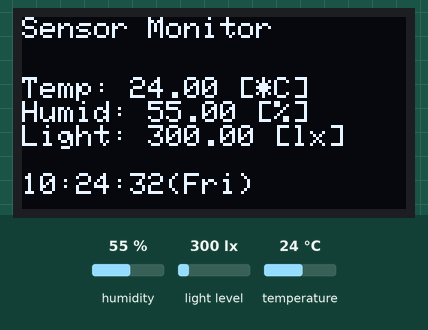
The sketch below on a simulated ESP8266 (NodeMCU). Shown: 128×64 one-colour display. Inputs (shaded band) come from the test bench; at power-on: humidity 55 %, light level 300 lx, temperature 24 °C. WiFi joins after 1.5 s; servers stay silent unless stated; network time is answered at once with the bench clock; the local clock reads 2024-03-15 10:24:30 at power-on unless the sketch sets it; what the sketch prints to the serial monitor is not drawn.

Above: at 2.7 s.
2.8 s: humidity set to 22 %
At 4.4 s:
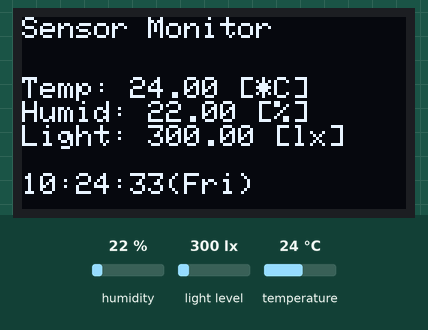
6.2 s: light level set to 40 lx
At 7.6 s:
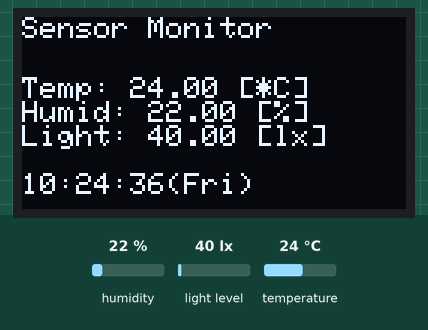
9.3 s: temperature set to 12 °C
At 10.8 s:
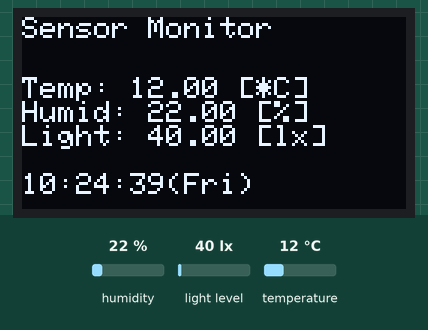
12.5 s: light level set to 500 lx
At 13.9 s:
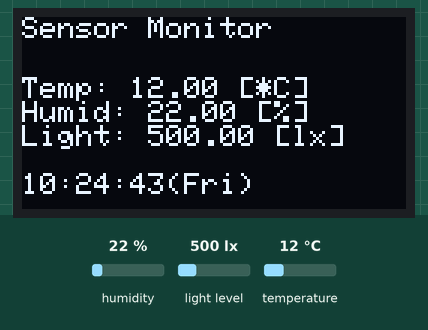
15.6 s: humidity set to 40 %
At 17.1 s:
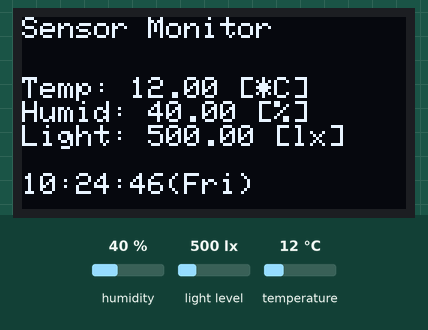
18.8 s: light level set to 1000 lx
At 19.7 s:
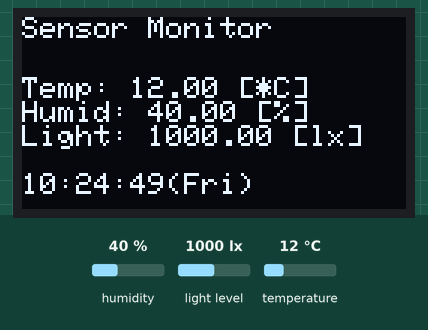
Timing chart, 0 to 21.8 s (numbered marks = the images above; inputs shaded):
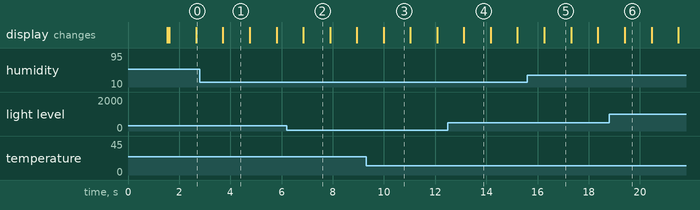

Measured:
- what the display in image 1 shows lasts 1.1 s, from 3.7 s to 4.8 s
- what the display in image 2 shows lasts 1.1 s, from 6.8 s to 7.9 s

The sketch:

09_arduino_DHT11_BH1750_NTP_OLED.ino
```cpp
#include <NTPClient.h>
#include <ESP8266WiFi.h>
#include <WiFiUdp.h>

#include "DHT.h"
#define DHTPIN D4
#define DHTTYPE DHT11

#include <Wire.h>
#include <BH1750.h>

#include <Adafruit_GFX.h>
#include <Adafruit_SSD1306.h>
#define SCREEN_WIDTH 128
#define SCREEN_HEIGHT 64
#define OLED_RESET -1

DHT dht(DHTPIN, DHTTYPE);
BH1750 lightMeter;
Adafruit_SSD1306 display(SCREEN_WIDTH, SCREEN_HEIGHT, &Wire, OLED_RESET);

const char *ssid = "myWifi";
const char *password = "myPass";

WiFiUDP udp;
NTPClient timeClient(udp, "kr.pool.ntp.org", 32400, 900000);
char daysOfTheWeek[7][6] = { "Sun", "Mon", "Tue", "Wed",  "Thu", "Fri",  "Sat" };


void setup( ) {
  Serial.begin(9600);

  /** 온습도 센서 초기화 */
  dht.begin();

  /** 조도 센서 초기화 */
  Wire.begin();
  lightMeter.begin();
  Serial.println(F("BH1750 Test begin"));

  /** WiFi 접속 */
  WiFi.begin(ssid, password);
  while( WiFi.status( ) != WL_CONNECTED ) {
    delay(500);    Serial.print(".");
  }

  /** NTP 초기화 */
  timeClient.begin( );
  timeClient.update( );

  /** OLED 초기화 */
  if(!display.begin(SSD1306_SWITCHCAPVCC, 0x3C)) {
    Serial.println(F("OLED(SSD1306) allocation failed"));
    for(;;); // Don't proceed, loop forever
  }
  display.clearDisplay();
  display.setTextColor(WHITE);
}//end of setup

void loop() {

  /** NTP 시간 출력 */
  timeClient.update( );
  Serial.print( timeClient.getHours( ) );
  Serial.print(":");
  Serial.print( timeClient.getMinutes( ) );
  Serial.print(":");
  Serial.print( timeClient.getSeconds( ) );
  Serial.print("(");
  Serial.print( daysOfTheWeek[ timeClient.getDay( ) ] );
  //Serial.println( timeClient.getFormattedTime( ) );

  /** 온습도 센서 입력 */
  float h = dht.readHumidity();
  float t = dht.readTemperature();
  if (isnan(h) || isnan(t) ) {
    Serial.println("Failed to read from DHT sensor!");
    return;
  }
  /** 조도 센서 입력 */
  float lux = lightMeter.readLightLevel();

  /** 시리얼 출력 */
  Serial.print("), Temperature: ");  Serial.print(t);  Serial.print("[*C]");
  Serial.print(", Humidity: ");  Serial.print(h);  Serial.print("[%]");
  Serial.print(", Light: "); Serial.print(lux); Serial.println(" [lx]");

  /** OLED 출력 */
  display.clearDisplay();         // OLED 비디오 메모리 삭제
  display.setCursor(0,0);         // 커서의 위치를 0, 0으로 이동
  display.setTextSize(1);         // 폰트 사이즈 2로 변경
  display.println("Sensor Monitor");  // 제목, "Temp&Humi"출력
  display.setTextSize(1);         // 폰트 사이즈 1로 변경
  display.setCursor(0,20);        // 커서의 위치 0, 20으로 변경
  display.print("Temp: "); display.print(t); display.println(" [*C]");
  display.print("Humid: "); display.print(h); display.println(" [%]");
  display.print("Light: "); display.print(lux); display.println(" [lx]\n");

  display.print( timeClient.getHours( ) );
  display.print(":");
  display.print( timeClient.getMinutes( ) );
  display.print(":");
  display.print( timeClient.getSeconds( ) );
  display.print("(");
  display.print( daysOfTheWeek[ timeClient.getDay( ) ] );
  display.print(")");
  display.display();

  delay(1000);

}//end of loop
```
